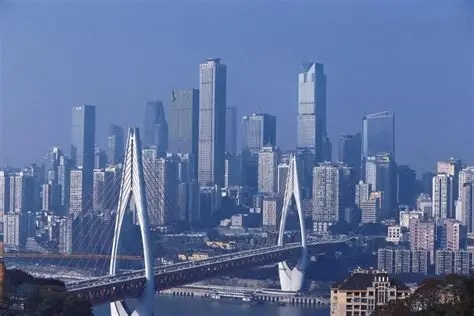
#> input picture cvstudey/chapter-2/resource/chongqing_bridge.jpg, 474 x 316 px, found by its file name
$ python '2.3 旋转变换.py'
#> lines starting #> are read from the running program, lines starting #| are printed output that depends on the picture
import numpy as np
import cv2 as cv
import matplotlib.pyplot as plt
from matplotlib import rcParams
rcParams['font.family']='simHei'#设置中文字体

img = cv.imread(r'/cv的学习/chapter-2\resource\chongqing_bridge.jpg', 0)
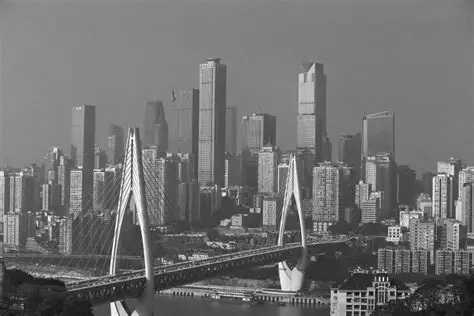
#> img: shape (316, 474); min 5, max 255, mean 113.1
rows,cols = img.shape
#> rows = 316; cols = 474
# cols-1 and rows-1 are the coordinate limits.
M = cv.getRotationMatrix2D(((cols-1)/2.0,(rows-1)/2.0),70,1)
dst = cv.warpAffine(img,M,(cols,rows))
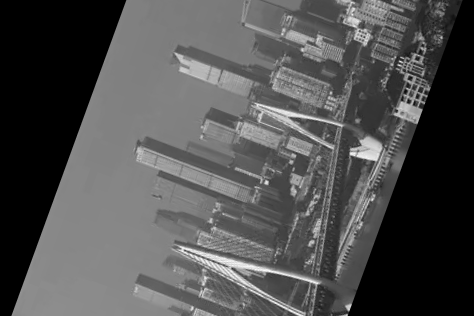
#> dst: shape (316, 474); min 0, max 252, mean 80.1
plt.figure(figsize=(10,10))

plt.subplot(1,2,1),plt.imshow(img),plt.title('原图像')
plt.subplot(1,2,2),plt.imshow(dst),plt.title('旋转')
plt.show()
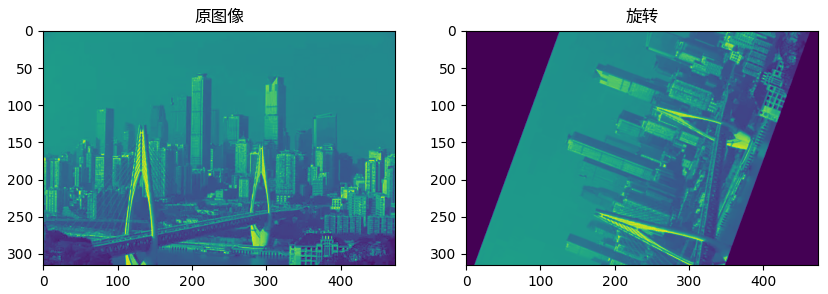
#> figure drawn by matplotlib, 2 panels
